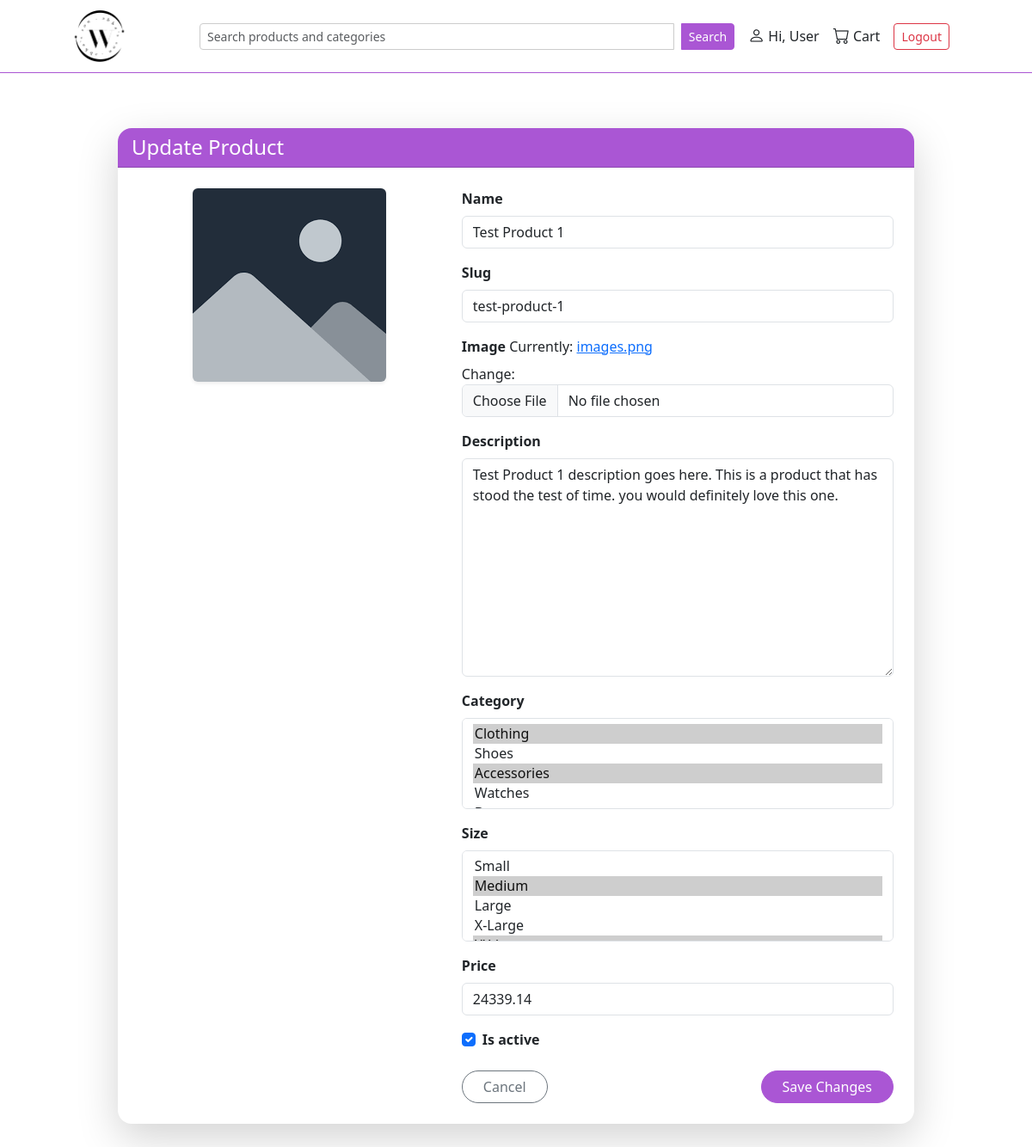
The app's page /cart/edit_product/1 (signed in), older data.
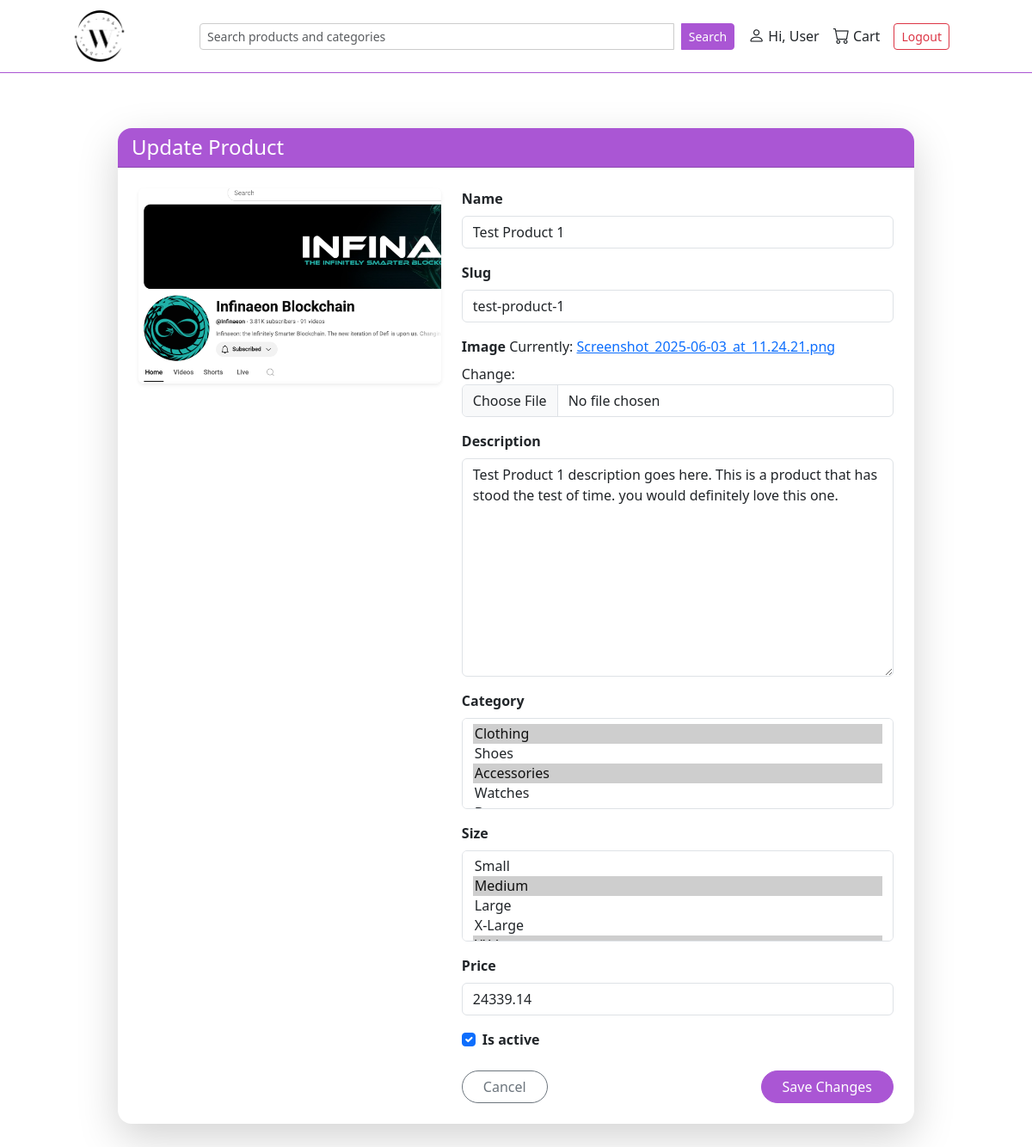
The same page, newer data.
### catalogue/models.py (models this page shows, shortened)
class Product(models.Model):
    name = models.CharField(max_length=100)
    slug = models.SlugField()
    description = models.TextField()
    category = models.ManyToManyField(Category, blank=True, related_name='product')
    price = models.DecimalField(max_digits=8, decimal_places=2)
    size = models.ManyToManyField(Size, blank=True, related_name='sizes')
    image = models.ImageField(upload_to='products/', default='products/images.png')
    product_type = models.ForeignKey(ProductType, on_delete=models.CASCADE, related_name='type', null=True)
    is_active = models.BooleanField()
    date_created = models.DateTimeField(auto_now_add=True)

### catalogue/views.py (the view)
# urls.py: path('cart/edit_product/<int:id>', views.edit_product, name='edit_product'),
@login_required
def edit_product(request, id):
    product = get_object_or_404(Product, id=id)
    if request.method == 'POST':
        ep_form = EditProductForm(request.POST, request.FILES, instance=product)
        if ep_form.is_valid():
            ep_form.save()
            return redirect('store:edit_product', id=product.id) # type:ignore
    else:
            ep_form = EditProductForm(instance=product)
    return render(request, 'catalogue/edit_product.html', {'form': ep_form})

### catalogue/forms.py
class EditProductForm(forms.ModelForm): #type: ignore
    class Meta:
        model = Product
        fields = ("name", "slug", "image", "description", "category", "size", "price", "is_active")

### catalogue/models.py (called while the page is built)
    def __str__(self):
        return self.name

    def __str__(self):
        return self.size

### catalogue/templates/catalogue/edit_product.html (shortened to what this page needs)
{% extends 'layout.html' %}
{% load widget_tweaks %}
{% block content %}
<div class="container py-5">
  <div class="row justify-content-center">
    <div class="col-md-10">
      <div class="card shadow-lg border-0 rounded-4">
        <div class="card-header bg-primary-custom text-white rounded-top-4">
          <h4 class="mb-0">Update Product</h4>
        </div>
        <div class="card-body p-4">
          <div class="row">
            <div class="col-md-5 text-center mb-4 mb-md-0">
              {% if form.instance.image %}
                <img src="{{ form.instance.image.url }}" alt="Current Image" class="img-fluid rounded shadow-sm" style="max-height: 300px;">
              {% else %}
                <div class="border p-5 rounded text-muted">No Image</div>
              {% endif %}
            </div>
            <div class="col-md-7">
              <form method="POST" enctype="multipart/form-data" class="needs-validation" novalidate>
               {% for field in form %}
                    {% if field.name == "is_active" %}
                        <div class="form-check mb-3">
                        <input class="form-check-input" type="checkbox" id="{{ field.id_for_label }}" name="{{ field.html_name }}" {% if field.value %}checked{% endif %}>
                        <label class="form-check-label fw-semibold" for="{{ field.id_for_label }}">
                            {{ field.label }}
                        </label>
                        </div>
                    {% else %}
                        <div class="mb-3">
                        <label for="{{ field.id_for_label }}" class="form-label fw-semibold">
                            {{ field.label }}
                        </label>
                        {{ field|add_class:"form-control" }}
                        </div>
                    {% endif %}
            {% endfor %}
                <div class="d-flex justify-content-between mt-4">
                  <a href="{% url 'store:store' %}" class="btn btn-outline-secondary rounded-pill px-4">
                    Cancel
                  </a>
                  <button type="submit" class="btn btn-primary-custom rounded-pill px-4">
                    Save Changes
                  </button>
                </div>
              </form>
            </div>
          </div>
        </div>
      </div>
    </div>
  </div>
</div>
{% endblock %}

Row changes from the older to the newer data that the page shows:
changed Product "Test Product 1": instance.image: a different picture
Text that changed along with them:
text no longer shown: "Currently: images.png Change:"
text now shown: "Currently: Screenshot_2025-06-03_at_11.24.21.png Change:"
